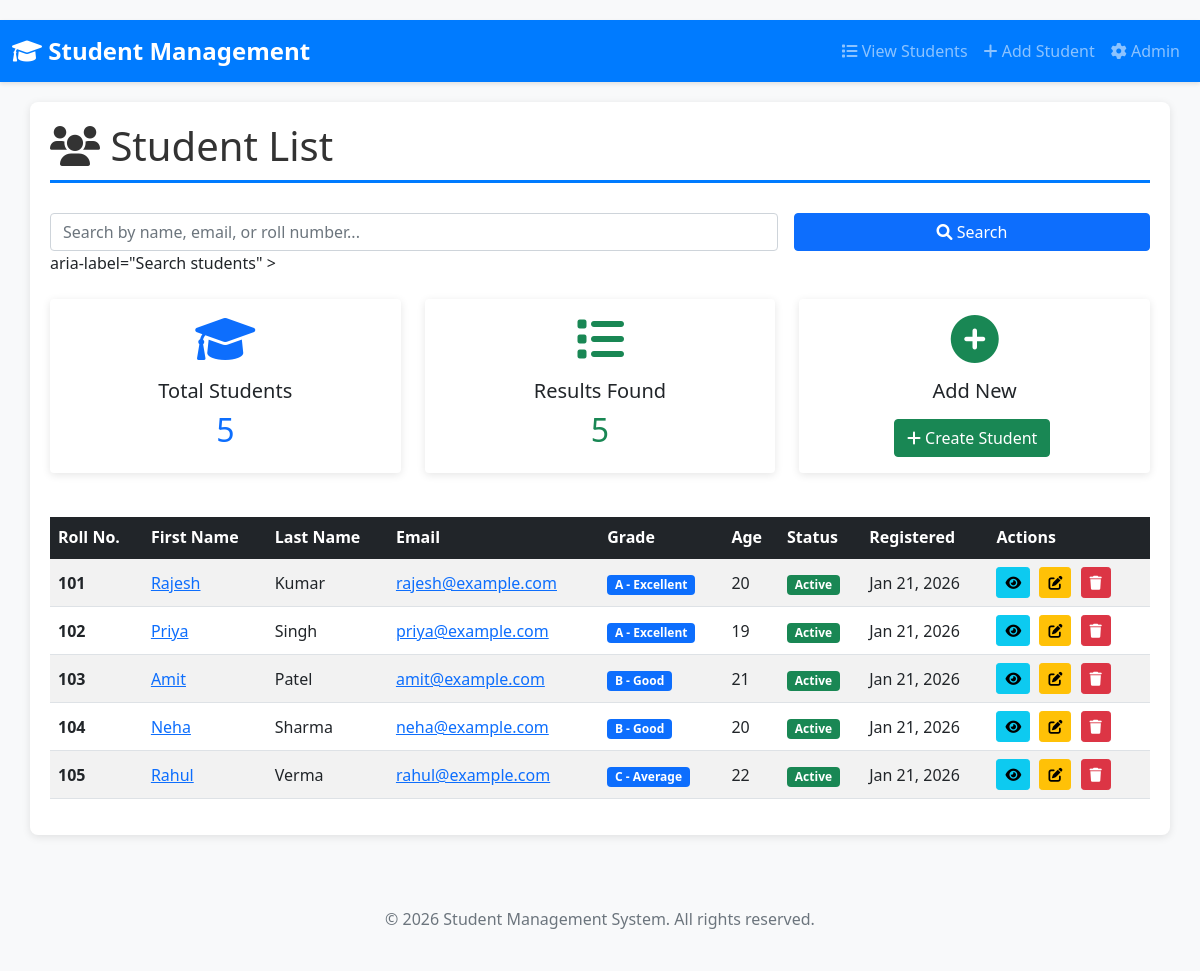
The page / on the database its author committed.
### student_app/models.py (models this page shows, shortened)
class Student(models.Model):
    first_name = models.CharField(max_length=100, null=False, blank=False)
    last_name = models.CharField(max_length=100, null=False, blank=False)
    email = models.EmailField(unique=True, null=False, blank=False)
    roll_number = models.IntegerField(unique=True, null=False, blank=False)
    GRADE_CHOICES = [
        ('A', 'A - Excellent'),
        ('B', 'B - Good'),
        ('C', 'C - Average'),
        ('D', 'D - Below Average'),
        ('F', 'F - Fail'),
    ]
    grade = models.CharField(max_length=1, choices=GRADE_CHOICES, null=False, blank=False)
    age = models.IntegerField(null=False, blank=False)
    date_of_registration = models.DateField(auto_now_add=True)
    date_of_birth = models.DateField(null=False, blank=False)
    address = models.TextField(null=False, blank=False)
    phone_number = models.CharField(max_length=15, null=False, blank=False)
    is_active = models.BooleanField(default=True)
    updated_at = models.DateTimeField(auto_now=True)
    class Meta:
        verbose_name = 'Student'
        verbose_name_plural = 'Students'
        ordering = ['-date_of_registration']

### student_app/views.py (the view, shortened to what this page needs)
# urls.py: path('', views.StudentListView.as_view(), name='student_list'),
def student_list(request):
    students = Student.objects.all()
    search_query = request.GET.get('search', '')
    context = {
        'students': students,  # List of student objects
        'search_query': search_query,  # Current search query
        'total_students': Student.objects.count(),  # Total student count
    }
    return render(request, 'student_app/student_list.html', context)

### student_app/templates/student_app/student_list.html (shortened to what this page needs)
{% extends 'student_app/base.html' %}
{% block content %}
    <h1>
        <i class="fas fa-users"></i> Student List
    </h1>
    <div class="mb-4">
        <form method="GET" class="row g-3">
            <div class="col-md-8">
                <input
                    type="text"
                    name="search"
                    class="form-control"
                    placeholder="Search by name, email, or roll number..."
                    value="{{ search_query }}"
                    aria-label="Search students"
                >
            </div>
            <div class="col-md-4">
                <button type="submit" class="btn btn-primary w-100">
                    <i class="fas fa-search"></i> Search
                </button>
            </div>
        </form>
    </div>
    <div class="row mb-4">
        <div class="col-md-4">
            <div class="card">
                <div class="card-body text-center">
                    <i class="fas fa-graduation-cap fa-3x text-primary mb-3"></i>
                    <h5 class="card-title">Total Students</h5>
                    <h2 class="text-primary">{{ total_students }}</h2>
                </div>
            </div>
        </div>
        <div class="col-md-4">
            <div class="card">
                <div class="card-body text-center">
                    <i class="fas fa-list fa-3x text-success mb-3"></i>
                    <h5 class="card-title">Results Found</h5>
                    <h2 class="text-success">{{ students|length }}</h2>
                </div>
            </div>
        </div>
        <div class="col-md-4">
            <div class="card">
                <div class="card-body text-center">
                    <i class="fas fa-plus-circle fa-3x text-success mb-3"></i>
                    <h5 class="card-title">Add New</h5>
                    <a href="{% url 'student_create' %}" class="btn btn-success mt-2">
                        <i class="fas fa-plus"></i> Create Student
                    </a>
                </div>
            </div>
        </div>
    </div>
    {% if students %}
        <div class="table-responsive">
            <table class="table table-striped table-hover">
                <thead class="table-dark">
                    <tr>
                        <th>Roll No.</th>
                        <th>First Name</th>
                        <th>Last Name</th>
                        <th>Email</th>
                        <th>Grade</th>
                        <th>Age</th>
                        <th>Status</th>
                        <th>Registered</th>
                        <th>Actions</th>
                    </tr>
                </thead>
                <tbody>
                    {% for student in students %}
                        <tr>
                            <td><strong>{{ student.roll_number }}</strong></td>
                            <td>
                                <a href="{% url 'student_detail' student.pk %}">
                                    {{ student.first_name }}
                                </a>
                            </td>
                            <td>{{ student.last_name }}</td>
                            <td>
                                <a href="mailto:{{ student.email }}">
                                    {{ student.email }}
                                </a>
                            </td>
                            <td>
                                <span class="badge bg-primary">
                                    {{ student.get_grade_display }}
                                </span>
                            </td>
                            <td>{{ student.age }}</td>
                            <td>
                                {% if student.is_active %}
                                    <span class="badge bg-success">Active</span>
                                {% else %}
                                    <span class="badge bg-danger">Inactive</span>
                                {% endif %}
                            </td>
                            <td>{{ student.date_of_registration|date:"M d, Y" }}</td>
                            <td>
                                <a
                                    href="{% url 'student_detail' student.pk %}"
                                    class="btn btn-sm btn-info"
                                    title="View details"
                                >
                                    <i class="fas fa-eye"></i>
                                </a>
                                <a
                                    href="{% url 'student_update' student.pk %}"
                                    class="btn btn-sm btn-warning"
                                    title="Edit student"
                                >
                                    <i class="fas fa-edit"></i>
                                </a>
                                <a
                                    href="{% url 'student_delete' student.pk %}"
                                    class="btn btn-sm btn-danger"
                                    title="Delete student"
                                >
                                    <i class="fas fa-trash"></i>
                                </a>
                            </td>
                        </tr>
                    {% endfor %}
                </tbody>
            </table>
        </div>
    {% endif %}
{% endblock %}

### student_app/templates/student_app/base.html (shortened to what this page needs)
<!DOCTYPE html>
<html lang="en">
<head>
    <link href="https://cdn.jsdelivr.net/npm/bootstrap@5.1.3/dist/css/bootstrap.min.css" rel="stylesheet">
    <link rel="stylesheet" href="https://cdnjs.cloudflare.com/ajax/libs/font-awesome/6.0.0/css/all.min.css">
</head>
<body>
    <nav class="navbar navbar-expand-lg navbar-dark">
        <div class="container-fluid">
            <a class="navbar-brand" href="{% url 'student_list' %}">
                <i class="fas fa-graduation-cap"></i>
                Student Management
            </a>
            <div class="collapse navbar-collapse" id="navbarNav">
                <ul class="navbar-nav ms-auto">
                    <li class="nav-item">
                        <a class="nav-link" href="{% url 'student_list' %}">
                            <i class="fas fa-list"></i> View Students
                        </a>
                    </li>
                    <li class="nav-item">
                        <a class="nav-link" href="{% url 'student_create' %}">
                            <i class="fas fa-plus"></i> Add Student
                        </a>
                    </li>
                    <li class="nav-item">
                        <a class="nav-link" href="/admin/">
                            <i class="fas fa-cog"></i> Admin
                        </a>
                    </li>
                </ul>
            </div>
        </div>
    </nav>
    <div class="container">
        {% block content %}{% endblock %}
    </div>
    <footer class="bg-light text-center py-4 mt-5">
        <p class="text-muted">&copy; 2026 Student Management System. All rights reserved.</p>
    </footer>
</body>
</html>

### student_app/templates/student_app/base.html (style rules this page uses)
body { padding-top: 20px; background-color: #f8f9fa; }
.navbar { box-shadow: 0 2px 4px rgba(0,0,0,0.1); background-color: #007bff !important; }
.container { background-color: white; padding: 20px; border-radius: 8px; box-shadow: 0 2px 8px rgba(0,0,0,0.1); margin-top: 20px; }
h1 { color: #333; margin-bottom: 30px; border-bottom: 3px solid #007bff; padding-bottom: 10px; }
.card { border: none; box-shadow: 0 2px 8px rgba(0,0,0,0.1); margin-bottom: 20px; }
table td, table th { vertical-align: middle; }
.btn { margin-right: 5px; }
.navbar-brand { font-weight: bold; font-size: 1.5rem; }

### rows shown on the page
Student: roll_number "101", first_name "Rajesh", last_name "Kumar", email "rajesh@example.com", grade "A - Excellent", age "20", is_active "Active", date_of_registration "Jan 21, 2026"
Student: roll_number "102", first_name "Priya", last_name "Singh", email "priya@example.com", grade "A - Excellent", age "19", is_active "Active", date_of_registration "Jan 21, 2026"
Student: roll_number "103", first_name "Amit", last_name "Patel", email "amit@example.com", grade "B - Good", age "21", is_active "Active", date_of_registration "Jan 21, 2026"
Student: roll_number "104", first_name "Neha", last_name "Sharma", email "neha@example.com", grade "B - Good", age "20", is_active "Active", date_of_registration "Jan 21, 2026"
Student: roll_number "105", first_name "Rahul", last_name "Verma", email "rahul@example.com", grade "C - Average", age "22", is_active "Active", date_of_registration "Jan 21, 2026"

### other values the page prints
{{ total_students }} "5"
{{ students|length }} "5"
